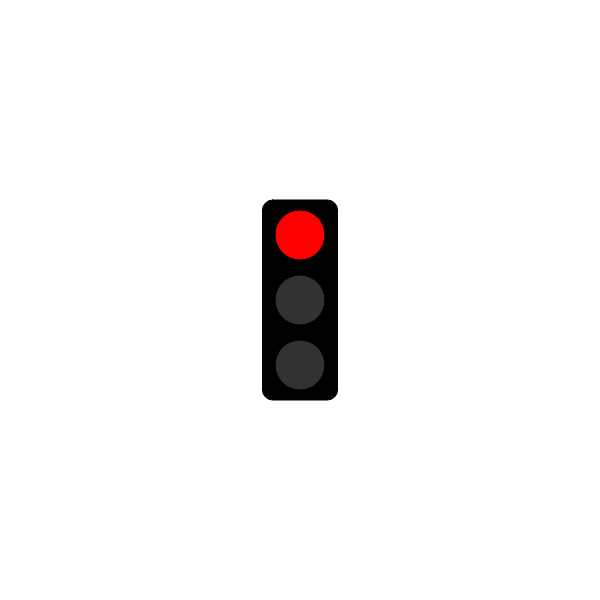
Frame 1 (no input)
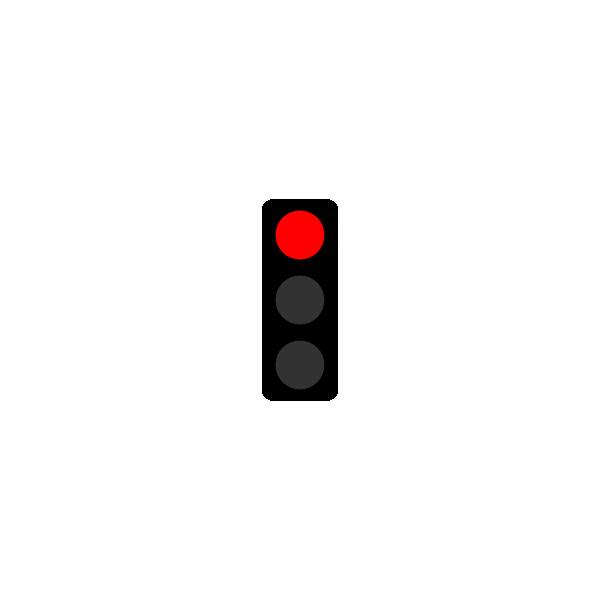
Frame 60 (no input)
Frame 120 (the mouse pressed at the canvas centre since frame 60): identical to frame 60, image omitted

The p5.js sketch that drew these frames (run headless with seeded random() and noise() and a simulated clock; from frame 60 on, the mouse is pressed at the canvas centre):

// p5.js sketch
// ── sketch.js
// Traffic Light Starter Code
// Your Name Here
// The Date Here

// GOAL: make a 'traffic light' simulator. For now, just have the light
// changing according to time. You may want to investigate the millis()
// function at https://p5js.org/reference/#/p5/millis

let time = 2000;
let state = "red";

function setup() {
  createCanvas(600, 600);
  background(255);
  fill(255);
  
}

function draw() {
  drawOutlineOfLights();
  checkState();
}

function drawOutlineOfLights() {
  //box
  rectMode(CENTER);
  fill(0);
  rect(width/2, height/2, 75, 200, 10);

}

function checkState() {
  print("Check")
  fill(50)
  ellipse(width/2, height/2 - 65, 50, 50); //top
  ellipse(width/2, height/2, 50, 50); //middle
  ellipse(width/2, height/2 + 65, 50, 50); //bottom
  if (state === "red") {

    fill("red")
    ellipse(width/2, height/2 - 65, 50, 50);
    if (millis() >= time) {
    state = "yellow";
    time += 1500;
    }
  }
  else if (state === "yellow") {

    fill("yellow")
    ellipse(width/2, height/2, 50, 50);
    if (millis() >= time) {
      state = "green";
      time += 6000;
      }
  }
  else if (state === "green") {

    fill("green")
    ellipse(width/2, height/2 + 65, 50, 50);
    if (millis() >= time) {
      state = "red";
      time += 4000;
      }

  }

}
